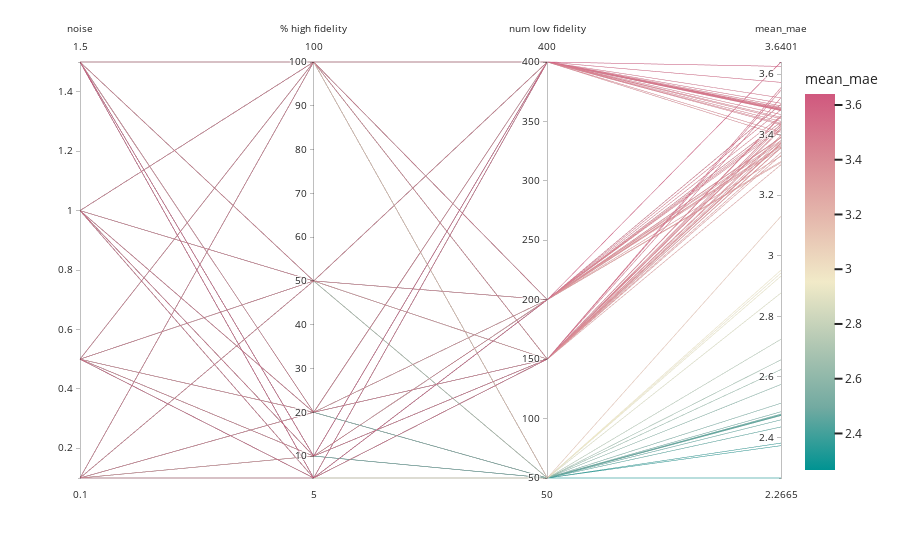

This figure's notebook cell:
### Code cell
import plotly.express as px
pd.DataFrame.iteritems = pd.DataFrame.items

fig = px.parallel_coordinates(
    df_mf,
    # color=df_mf.index,
    color='mean_mae', 
    dimensions=['noise', r'% high fidelity', 'num low fidelity', 'mean_mae'],                              
    color_continuous_scale=px.colors.diverging.Tealrose, 
    color_continuous_midpoint=2, 
    template='seaborn', 
    range_color=[df_mf.mean_mae.min(), df_mf.mean_mae.max()]
)

fig.write_image("../figs/mf_mean_mae.pdf", format="pdf")
fig.write_image("../figs/mf_mean_mee.png", format="png")
fig.show()
